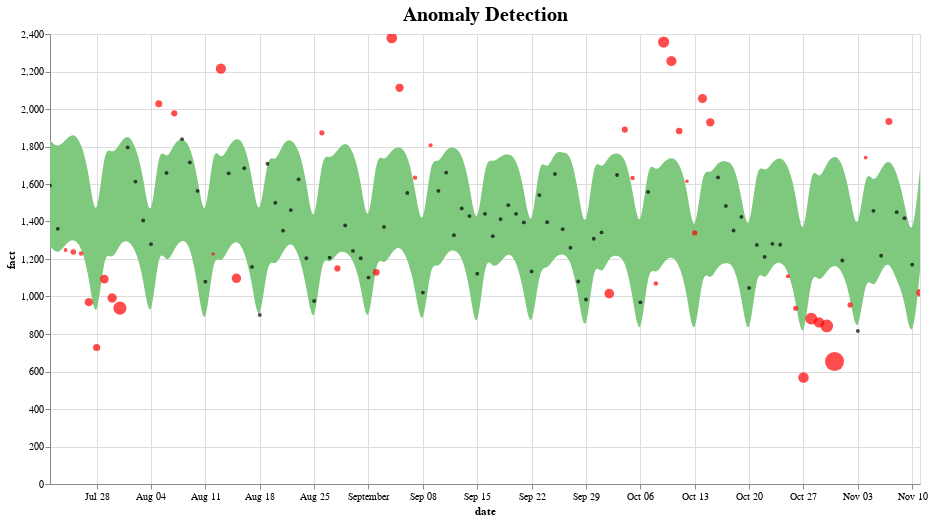

The notebook cell this image was saved under:
### Code cell
def plot_anomalies(forecasted):
    interval = alt.Chart(forecasted).mark_area(interpolate="basis", color = '#7FC97F').encode(
    x=alt.X('ds:T',  title ='date'),
    y='yhat_upper',
    y2='yhat_lower',
    tooltip=['ds', 'fact', 'yhat_lower', 'yhat_upper']
    ).interactive().properties(
        title='Anomaly Detection'
    )

    fact = alt.Chart(forecasted[forecasted.anomaly==0]).mark_circle(size=15, opacity=0.7, color = 'Black').encode(
        x='ds:T',
        y=alt.Y('fact', title='fact'),    
        tooltip=['ds', 'fact', 'yhat_lower', 'yhat_upper']
    ).interactive()

    anomalies = alt.Chart(forecasted[forecasted.anomaly!=0]).mark_circle(size=30, color = 'Red').encode(
        x='ds:T',
        y=alt.Y('fact', title='fact'),    
        tooltip=['ds', 'fact', 'yhat_lower', 'yhat_upper'],
        size = alt.Size( 'importance', legend=None)
    ).interactive()

    return alt.layer(interval, fact, anomalies)\
              .properties(width=870, height=450)\
              .configure_title(fontSize=20)
              
plot_anomalies(pred)
